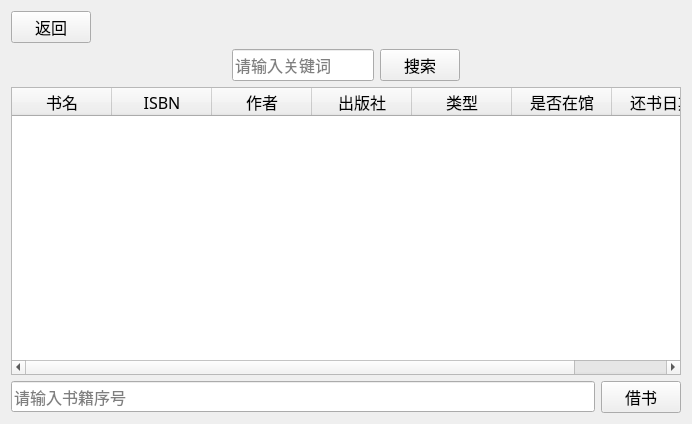
<?xml version="1.0" encoding="UTF-8"?>
<ui version="4.0">
 <class>searchPage</class>
 <widget class="QWidget" name="searchPage">
  <property name="geometry">
   <rect>
    <x>0</x>
    <y>0</y>
    <width>692</width>
    <height>424</height>
   </rect>
  </property>
  <property name="font">
   <font>
    <family>微软雅黑</family>
    <pointsize>12</pointsize>
   </font>
  </property>
  <property name="windowTitle">
   <string>图书馆管理系统</string>
  </property>
  <layout class="QGridLayout" name="gridLayout">
   <item row="0" column="0">
    <layout class="QVBoxLayout" name="verticalLayout_2">
     <item>
      <layout class="QHBoxLayout" name="horizontalLayout_2">
       <item>
        <widget class="QPushButton" name="pushButton_2">
         <property name="text">
          <string>返回</string>
         </property>
        </widget>
       </item>
       <item>
        <spacer name="horizontalSpacer_3">
         <property name="orientation">
          <enum>Qt::Horizontal</enum>
         </property>
         <property name="sizeHint" stdset="0">
          <size>
           <width>40</width>
           <height>20</height>
          </size>
         </property>
        </spacer>
       </item>
      </layout>
     </item>
     <item>
      <layout class="QHBoxLayout" name="horizontalLayout_3">
       <item>
        <spacer name="horizontalSpacer">
         <property name="orientation">
          <enum>Qt::Horizontal</enum>
         </property>
         <property name="sizeHint" stdset="0">
          <size>
           <width>40</width>
           <height>20</height>
          </size>
         </property>
        </spacer>
       </item>
       <item>
        <layout class="QVBoxLayout" name="verticalLayout">
         <item>
          <layout class="QHBoxLayout" name="horizontalLayout">
           <item>
            <widget class="QLineEdit" name="lineEditSearch">
             <property name="sizePolicy">
              <sizepolicy hsizetype="MinimumExpanding" vsizetype="Minimum">
               <horstretch>40</horstretch>
               <verstretch>0</verstretch>
              </sizepolicy>
             </property>
             <property name="maximumSize">
              <size>
               <width>16777215</width>
               <height>16777215</height>
              </size>
             </property>
             <property name="font">
              <font>
               <family>微软雅黑</family>
               <pointsize>12</pointsize>
              </font>
             </property>
             <property name="placeholderText">
              <string>请输入关键词</string>
             </property>
            </widget>
           </item>
           <item>
            <widget class="QPushButton" name="pushButton">
             <property name="sizePolicy">
              <sizepolicy hsizetype="Preferred" vsizetype="Preferred">
               <horstretch>0</horstretch>
               <verstretch>0</verstretch>
              </sizepolicy>
             </property>
             <property name="font">
              <font>
               <family>微软雅黑</family>
               <pointsize>12</pointsize>
              </font>
             </property>
             <property name="text">
              <string>搜索</string>
             </property>
            </widget>
           </item>
          </layout>
         </item>
        </layout>
       </item>
       <item>
        <spacer name="horizontalSpacer_2">
         <property name="orientation">
          <enum>Qt::Horizontal</enum>
         </property>
         <property name="sizeHint" stdset="0">
          <size>
           <width>40</width>
           <height>20</height>
          </size>
         </property>
        </spacer>
       </item>
      </layout>
     </item>
    </layout>
   </item>
   <item row="1" column="0">
    <widget class="QTableWidget" name="tableWidget">
     <property name="cursor" stdset="0">
      <cursorShape>ArrowCursor</cursorShape>
     </property>
     <property name="focusPolicy">
      <enum>Qt::NoFocus</enum>
     </property>
     <column>
      <property name="text">
       <string>书名</string>
      </property>
     </column>
     <column>
      <property name="text">
       <string>ISBN</string>
      </property>
     </column>
     <column>
      <property name="text">
       <string>作者</string>
      </property>
     </column>
     <column>
      <property name="text">
       <string>出版社</string>
      </property>
     </column>
     <column>
      <property name="text">
       <string>类型</string>
      </property>
     </column>
     <column>
      <property name="text">
       <string>是否在馆</string>
      </property>
     </column>
     <column>
      <property name="text">
       <string>还书日期</string>
      </property>
     </column>
    </widget>
   </item>
   <item row="2" column="0">
    <layout class="QHBoxLayout" name="horizontalLayout_4">
     <item>
      <widget class="QLineEdit" name="lineEditBorrow">
       <property name="placeholderText">
        <string>请输入书籍序号</string>
       </property>
      </widget>
     </item>
     <item>
      <widget class="QPushButton" name="pushButton_3">
       <property name="text">
        <string>借书</string>
       </property>
      </widget>
     </item>
    </layout>
   </item>
  </layout>
 </widget>
 <resources/>
 <connections/>
</ui>
